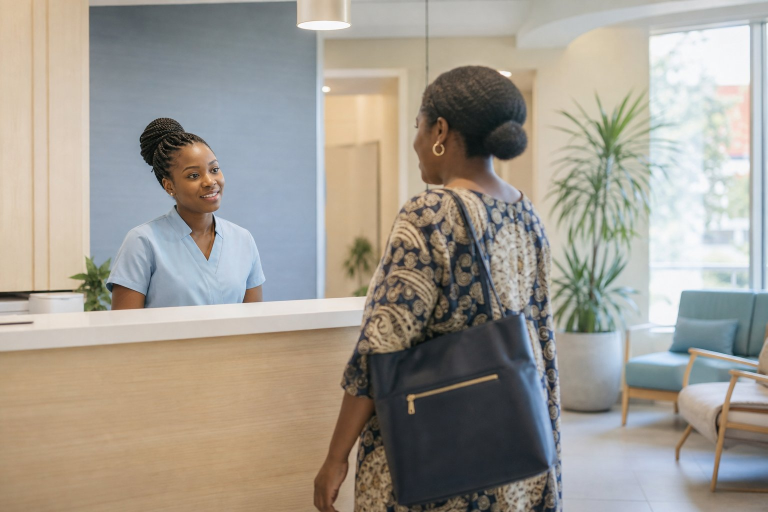
#> input picture clients/_mockups/bonanjo-img/accueil.jpg, 1535 x 1024 px (shown at 1/2 size)
$ python -i prep.py   (imports and definitions only)
#> lines starting #> are read from the running program, lines starting #| are printed output that depends on the picture
#!/usr/bin/env python3
# -*- coding: utf-8 -*-
"""AMK photo prep — préparer des photos client RÉELLES pour un site, en local.

Deux modes, et rien d'autre :
  --mode catalogue : détourage IA (ISNet/u2net via ONNX, local) + fond propre
                     uniforme, ratio 4:3 (contrat catalogue DM 800x600 affiché,
                     export 1600x1200). Aucune couleur de monture n'est
                     retouchée, aucune forme n'est redessinée.
  --mode clinique  : AUCUN détourage. Rotation EXIF, niveaux doux, netteté
                     légère, redimensionnement. La pièce reste la pièce.

Règles (voir README.md) : rien ne part dans un cloud ; aucun visage IA ;
aucun objet n'est effacé/inventé ; le modèle ONNX vit hors dépôt
(~/.rembg/models/manual/), jamais commité.
"""
import argparse
import sys
from pathlib import Path

import numpy as np
import onnxruntime as ort
from PIL import Image, ImageEnhance, ImageOps

MODELS = [
    ("imgly-medium.onnx", "isnet"),
    ("imgly-small.onnx", "isnet"),
    ("u2net.onnx", "u2net"),
]


# [55 lines left out: functions find_model, mask_of, do_catalogue, not called in this run]


def do_clinique(src, outdir):
#> called with outdir = 'out.png'
    img = ImageOps.exif_transpose(Image.open(src)).convert("RGB")
#> img is the input picture: PIL image 1535x1024 RGB; mean R, G, B 160.7, 155, 145.4
    img = ImageOps.autocontrast(img, cutoff=1)
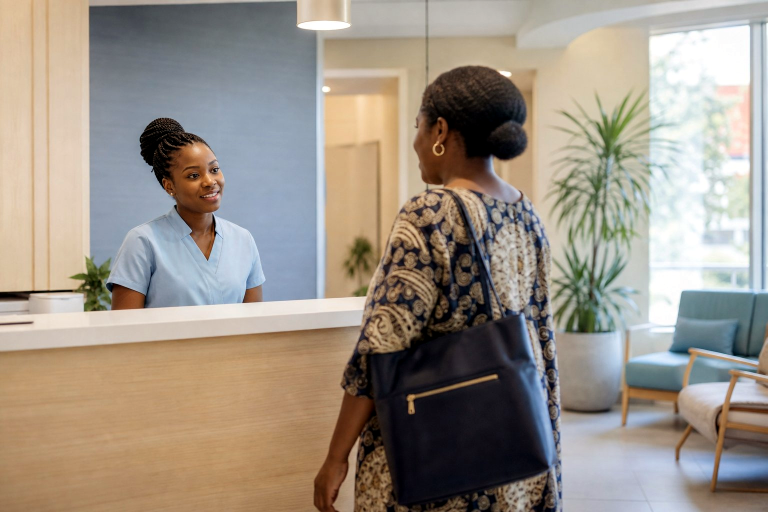
#> img: PIL image 1535x1024 RGB (shown at 1/2 size); mean R, G, B 156, 146.1, 134.6
    img = ImageEnhance.Color(img).enhance(1.04)
    img = ImageEnhance.Sharpness(img).enhance(1.08)
    img.thumbnail((1920, 1920), Image.LANCZOS)
#> (the run stopped early here; a loop or call above may not have finished)
